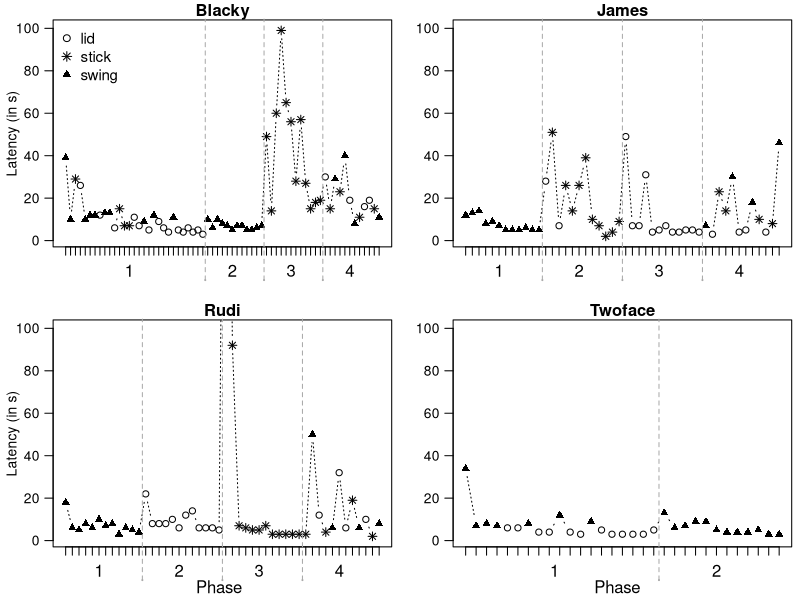

Write the R code that produced this figure.

all.data <- read.table(file = "exp1/data/160628 Otter multiaccess box_data 2016attempts.txt", header = T, sep = "\t")

zdata <- subset(all.data, Method != "-")
zdata$Method <- factor(zdata$Method)

png(filename = "exp1/graphics/OMAB_latency_individual data.png", width = 800, height = 600)

par(mfrow = c(2, 2))

## Blacky
xdata <- subset(zdata, Subject == "Blacky")
par(mar = c(3.2, 3.2, 1.2, 0.5), mgp = c(2, 0.8, 0))

plot(
  x = xdata$Trial, y = xdata$Latency, las = 1, xlab = "", ylab = "Latency (in s)", xaxt = "n",
  type = "b", pch = c(1, 8, 17)[as.numeric(xdata$Method)], main = "Blacky", ylim = range(1:100), lty = 3
)


mtext(text = 1:4, at = c(14, 35, 47, 59), line = 1, side = 1)

axis(side = 1, at = c(1:65), labels = F)


axis(side = 1, at = 29.5, col = "darkgray", line = 2, tick = T, labels = F, lwd = 2, lwd.ticks = 1, tck = 1.15, lty = 2)
axis(side = 1, at = 41.5, col = "darkgray", line = 2, tick = T, labels = F, lwd = 2, lwd.ticks = 1, tck = 1.15, lty = 2)
axis(side = 1, at = 53.5, col = "darkgray", line = 2, tick = T, labels = F, lwd = 2, lwd.ticks = 1, tck = 1.15, lty = 2)




legend("topleft", c("lid", "stick", "swing"),
  pch = c(1, 8, 17),
  bty = "n", cex = 1.1
)




## James
xdata <- subset(zdata, Subject == "James")
par(mar = c(3.2, 3.2, 1.2, 0.5), mgp = c(2, 0.8, 0))

plot(
  x = xdata$Trial, y = xdata$Latency, las = 1, xlab = "", ylab = "", xaxt = "n",
  type = "b", pch = c(1, 8, 17)[as.numeric(xdata$Method)], main = "James", ylim = range(1:100), lty = 3
)


mtext(text = 1:4, at = c(6, 18, 30, 42), line = 1, side = 1)
# mtext(text="Phase", at=24, line=2, side=1)
axis(side = 1, at = c(1:48), labels = F)
axis(side = 1, at = 12.5, col = "darkgray", line = 2, tick = T, labels = F, lwd = 2, lwd.ticks = 1, tck = 1.15, lty = 2)
axis(side = 1, at = 24.5, col = "darkgray", line = 2, tick = T, labels = F, lwd = 2, lwd.ticks = 1, tck = 1.15, lty = 2)
axis(side = 1, at = 36.5, col = "darkgray", line = 2, tick = T, labels = F, lwd = 2, lwd.ticks = 1, tck = 1.15, lty = 2)


## Rudi
xdata <- subset(zdata, Subject == "Rudi")
par(mar = c(3.2, 3.2, 1.2, 0.5), mgp = c(2, 0.8, 0))

plot(
  x = xdata$Trial, y = xdata$Latency, las = 1, xlab = "", ylab = "Latency (in s)", xaxt = "n",
  type = "b", pch = c(1, 8, 17)[as.numeric(xdata$Method)], main = "Rudi", ylim = range(1:100), lty = 3
)


mtext(text = 1:4, at = c(6, 18, 30, 42), line = 1, side = 1)
mtext(text = "Phase", at = 24, line = 2, side = 1)
axis(side = 1, at = c(1:48), labels = F)
axis(side = 1, at = 12.5, col = "darkgray", line = 2, tick = T, labels = F, lwd = 2, lwd.ticks = 1, tck = 1.15, lty = 2)
axis(side = 1, at = 24.5, col = "darkgray", line = 2, tick = T, labels = F, lwd = 2, lwd.ticks = 1, tck = 1.15, lty = 2)
axis(side = 1, at = 36.5, col = "darkgray", line = 2, tick = T, labels = F, lwd = 2, lwd.ticks = 1, tck = 1.15, lty = 2)


## Twoface
xdata <- subset(zdata, Subject == "Twoface")
par(mar = c(3.2, 3.2, 1.2, 0.5), mgp = c(2, 0.8, 0))

plot(
  x = xdata$Trial, y = xdata$Latency, las = 1, xlab = "", ylab = "", xaxt = "n",
  type = "b", pch = c(1, 8, 17)[as.numeric(xdata$Method)], main = "Twoface", ylim = range(1:100), lty = 3
)


mtext(text = 1:2, at = c(9.5, 25), line = 1, side = 1)
mtext(text = "Phase", at = 15.5, line = 2, side = 1)
axis(side = 1, at = c(1:31), labels = F)
axis(side = 1, at = 19.5, col = "darkgray", line = 2, tick = T, labels = F, lwd = 2, lwd.ticks = 1, tck = 1.15, lty = 2)

dev.off()